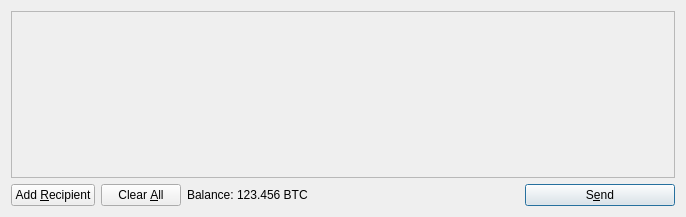
<?xml version="1.0" encoding="UTF-8"?>
<ui version="4.0">
 <class>SendCoinsDialog</class>
 <widget class="QDialog" name="SendCoinsDialog">
  <property name="geometry">
   <rect>
    <x>0</x>
    <y>0</y>
    <width>686</width>
    <height>217</height>
   </rect>
  </property>
  <property name="windowTitle">
   <string>Send Coins</string>
  </property>
  <layout class="QVBoxLayout" name="verticalLayout">
   <item>
    <widget class="QScrollArea" name="scrollArea">
     <property name="widgetResizable">
      <bool>true</bool>
     </property>
     <widget class="QWidget" name="scrollAreaWidgetContents">
      <property name="geometry">
       <rect>
        <x>0</x>
        <y>0</y>
        <width>666</width>
        <height>165</height>
       </rect>
      </property>
      <layout class="QVBoxLayout" name="verticalLayout_2">
       <property name="margin">
        <number>0</number>
       </property>
       <item>
        <layout class="QVBoxLayout" name="entries">
         <property name="spacing">
          <number>6</number>
         </property>
        </layout>
       </item>
       <item>
        <spacer name="verticalSpacer">
         <property name="orientation">
          <enum>Qt::Vertical</enum>
         </property>
         <property name="sizeHint" stdset="0">
          <size>
           <width>20</width>
           <height>40</height>
          </size>
         </property>
        </spacer>
       </item>
      </layout>
     </widget>
    </widget>
   </item>
   <item>
    <layout class="QHBoxLayout" name="horizontalLayout">
     <item>
      <widget class="QPushButton" name="addButton">
       <property name="toolTip">
        <string>Send to multiple recipients at once</string>
       </property>
       <property name="text">
        <string>Add &amp;Recipient</string>
       </property>
       <property name="icon">
        <iconset resource="../hashcoin.qrc">
         <normaloff>:/icons/add</normaloff>:/icons/add</iconset>
       </property>
       <property name="autoDefault">
        <bool>false</bool>
       </property>
      </widget>
     </item>
     <item>
      <widget class="QPushButton" name="clearButton">
       <property name="sizePolicy">
        <sizepolicy hsizetype="Minimum" vsizetype="Fixed">
         <horstretch>0</horstretch>
         <verstretch>0</verstretch>
        </sizepolicy>
       </property>
       <property name="toolTip">
        <string>Remove all transaction fields</string>
       </property>
       <property name="text">
        <string>Clear &amp;All</string>
       </property>
       <property name="icon">
        <iconset resource="../hashcoin.qrc">
         <normaloff>:/icons/remove</normaloff>:/icons/remove</iconset>
       </property>
       <property name="autoRepeatDelay">
        <number>300</number>
       </property>
       <property name="autoDefault">
        <bool>false</bool>
       </property>
      </widget>
     </item>
     <item>
      <layout class="QHBoxLayout" name="horizontalLayout_2">
       <property name="spacing">
        <number>3</number>
       </property>
       <item>
        <widget class="QLabel" name="label">
         <property name="text">
          <string>Balance:</string>
         </property>
        </widget>
       </item>
       <item>
        <widget class="QLabel" name="labelBalance">
         <property name="cursor">
          <cursorShape>IBeamCursor</cursorShape>
         </property>
         <property name="text">
          <string>123.456 BTC</string>
         </property>
         <property name="textInteractionFlags">
          <set>Qt::LinksAccessibleByMouse|Qt::TextSelectableByKeyboard|Qt::TextSelectableByMouse</set>
         </property>
        </widget>
       </item>
      </layout>
     </item>
     <item>
      <spacer name="horizontalSpacer">
       <property name="orientation">
        <enum>Qt::Horizontal</enum>
       </property>
       <property name="sizeHint" stdset="0">
        <size>
         <width>40</width>
         <height>20</height>
        </size>
       </property>
      </spacer>
     </item>
     <item>
      <widget class="QPushButton" name="sendButton">
       <property name="minimumSize">
        <size>
         <width>150</width>
         <height>0</height>
        </size>
       </property>
       <property name="toolTip">
        <string>Confirm the send action</string>
       </property>
       <property name="text">
        <string>S&amp;end</string>
       </property>
       <property name="icon">
        <iconset resource="../hashcoin.qrc">
         <normaloff>:/icons/send</normaloff>:/icons/send</iconset>
       </property>
       <property name="default">
        <bool>true</bool>
       </property>
      </widget>
     </item>
    </layout>
   </item>
  </layout>
 </widget>
 <resources>
  <include location="../hashcoin.qrc"/>
 </resources>
 <connections/>
</ui>
